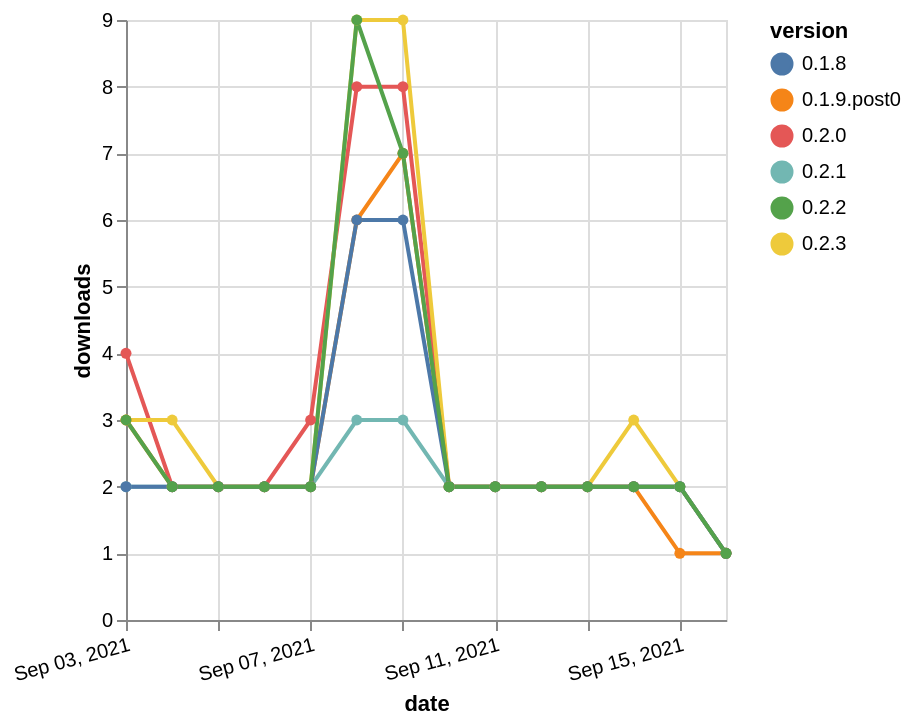

This figure's Vega-Lite source:
### Vega-Lite specification from a JSON file in a GitHub repository (floating-point values rounded to 4 significant figures)
{"$schema": "https://vega.github.io/schema/vega-lite/v5.json", "description": "A simple bar chart with embedded data.", "data": {"values": [{"date": "2021-09-03", "total": 3846, "delta": 4, "version": "0.2.0"}, {"date": "2021-09-04", "total": 3848, "delta": 2, "version": "0.2.0"}, {"date": "2021-09-05", "total": 3850, "delta": 2, "version": "0.2.0"}, {"date": "2021-09-06", "total": 3852, "delta": 2, "version": "0.2.0"}, {"date": "2021-09-07", "total": 3855, "delta": 3, "version": "0.2.0"}, {"date": "2021-09-08", "total": 3863, "delta": 8, "version": "0.2.0"}, {"date": "2021-09-09", "total": 3871, "delta": 8, "version": "0.2.0"}, {"date": "2021-09-10", "total": 3873, "delta": 2, "version": "0.2.0"}, {"date": "2021-09-11", "total": 3875, "delta": 2, "version": "0.2.0"}, {"date": "2021-09-12", "total": 3877, "delta": 2, "version": "0.2.0"}, {"date": "2021-09-13", "total": 3879, "delta": 2, "version": "0.2.0"}, {"date": "2021-09-14", "total": 3881, "delta": 2, "version": "0.2.0"}, {"date": "2021-09-15", "total": 3883, "delta": 2, "version": "0.2.0"}, {"date": "2021-09-16", "total": 3884, "delta": 1, "version": "0.2.0"}, {"date": "2021-09-03", "total": 1012, "delta": 3, "version": "0.2.3"}, {"date": "2021-09-04", "total": 1015, "delta": 3, "version": "0.2.3"}, {"date": "2021-09-05", "total": 1017, "delta": 2, "version": "0.2.3"}, {"date": "2021-09-06", "total": 1019, "delta": 2, "version": "0.2.3"}, {"date": "2021-09-07", "total": 1021, "delta": 2, "version": "0.2.3"}, {"date": "2021-09-08", "total": 1030, "delta": 9, "version": "0.2.3"}, {"date": "2021-09-09", "total": 1039, "delta": 9, "version": "0.2.3"}, {"date": "2021-09-10", "total": 1041, "delta": 2, "version": "0.2.3"}, {"date": "2021-09-11", "total": 1043, "delta": 2, "version": "0.2.3"}, {"date": "2021-09-12", "total": 1045, "delta": 2, "version": "0.2.3"}, {"date": "2021-09-13", "total": 1047, "delta": 2, "version": "0.2.3"}, {"date": "2021-09-14", "total": 1050, "delta": 3, "version": "0.2.3"}, {"date": "2021-09-15", "total": 1052, "delta": 2, "version": "0.2.3"}, {"date": "2021-09-16", "total": 1053, "delta": 1, "version": "0.2.3"}, {"date": "2021-09-03", "total": 1790, "delta": 2, "version": "0.2.1"}, {"date": "2021-09-04", "total": 1792, "delta": 2, "version": "0.2.1"}, {"date": "2021-09-05", "total": 1794, "delta": 2, "version": "0.2.1"}, {"date": "2021-09-06", "total": 1796, "delta": 2, "version": "0.2.1"}, {"date": "2021-09-07", "total": 1798, "delta": 2, "version": "0.2.1"}, {"date": "2021-09-08", "total": 1801, "delta": 3, "version": "0.2.1"}, {"date": "2021-09-09", "total": 1804, "delta": 3, "version": "0.2.1"}, {"date": "2021-09-10", "total": 1806, "delta": 2, "version": "0.2.1"}, {"date": "2021-09-11", "total": 1808, "delta": 2, "version": "0.2.1"}, {"date": "2021-09-12", "total": 1810, "delta": 2, "version": "0.2.1"}, {"date": "2021-09-13", "total": 1812, "delta": 2, "version": "0.2.1"}, {"date": "2021-09-14", "total": 1814, "delta": 2, "version": "0.2.1"}, {"date": "2021-09-15", "total": 1816, "delta": 2, "version": "0.2.1"}, {"date": "2021-09-16", "total": 1817, "delta": 1, "version": "0.2.1"}, {"date": "2021-09-03", "total": 3932, "delta": 3, "version": "0.1.9.post0"}, {"date": "2021-09-04", "total": 3934, "delta": 2, "version": "0.1.9.post0"}, {"date": "2021-09-05", "total": 3936, "delta": 2, "version": "0.1.9.post0"}, {"date": "2021-09-06", "total": 3938, "delta": 2, "version": "0.1.9.post0"}, {"date": "2021-09-07", "total": 3940, "delta": 2, "version": "0.1.9.post0"}, {"date": "2021-09-08", "total": 3946, "delta": 6, "version": "0.1.9.post0"}, {"date": "2021-09-09", "total": 3953, "delta": 7, "version": "0.1.9.post0"}, {"date": "2021-09-10", "total": 3955, "delta": 2, "version": "0.1.9.post0"}, {"date": "2021-09-11", "total": 3957, "delta": 2, "version": "0.1.9.post0"}, {"date": "2021-09-12", "total": 3959, "delta": 2, "version": "0.1.9.post0"}, {"date": "2021-09-13", "total": 3961, "delta": 2, "version": "0.1.9.post0"}, {"date": "2021-09-14", "total": 3963, "delta": 2, "version": "0.1.9.post0"}, {"date": "2021-09-15", "total": 3964, "delta": 1, "version": "0.1.9.post0"}, {"date": "2021-09-16", "total": 3965, "delta": 1, "version": "0.1.9.post0"}, {"date": "2021-09-03", "total": 3913, "delta": 2, "version": "0.1.8"}, {"date": "2021-09-04", "total": 3915, "delta": 2, "version": "0.1.8"}, {"date": "2021-09-05", "total": 3917, "delta": 2, "version": "0.1.8"}, {"date": "2021-09-06", "total": 3919, "delta": 2, "version": "0.1.8"}, {"date": "2021-09-07", "total": 3921, "delta": 2, "version": "0.1.8"}, {"date": "2021-09-08", "total": 3927, "delta": 6, "version": "0.1.8"}, {"date": "2021-09-09", "total": 3933, "delta": 6, "version": "0.1.8"}, {"date": "2021-09-10", "total": 3935, "delta": 2, "version": "0.1.8"}, {"date": "2021-09-11", "total": 3937, "delta": 2, "version": "0.1.8"}, {"date": "2021-09-12", "total": 3939, "delta": 2, "version": "0.1.8"}, {"date": "2021-09-13", "total": 3941, "delta": 2, "version": "0.1.8"}, {"date": "2021-09-14", "total": 3943, "delta": 2, "version": "0.1.8"}, {"date": "2021-09-15", "total": 3945, "delta": 2, "version": "0.1.8"}, {"date": "2021-09-16", "total": 3946, "delta": 1, "version": "0.1.8"}, {"date": "2021-09-03", "total": 2267, "delta": 3, "version": "0.2.2"}, {"date": "2021-09-04", "total": 2269, "delta": 2, "version": "0.2.2"}, {"date": "2021-09-05", "total": 2271, "delta": 2, "version": "0.2.2"}, {"date": "2021-09-06", "total": 2273, "delta": 2, "version": "0.2.2"}, {"date": "2021-09-07", "total": 2275, "delta": 2, "version": "0.2.2"}, {"date": "2021-09-08", "total": 2284, "delta": 9, "version": "0.2.2"}, {"date": "2021-09-09", "total": 2291, "delta": 7, "version": "0.2.2"}, {"date": "2021-09-10", "total": 2293, "delta": 2, "version": "0.2.2"}, {"date": "2021-09-11", "total": 2295, "delta": 2, "version": "0.2.2"}, {"date": "2021-09-12", "total": 2297, "delta": 2, "version": "0.2.2"}, {"date": "2021-09-13", "total": 2299, "delta": 2, "version": "0.2.2"}, {"date": "2021-09-14", "total": 2301, "delta": 2, "version": "0.2.2"}, {"date": "2021-09-15", "total": 2303, "delta": 2, "version": "0.2.2"}, {"date": "2021-09-16", "total": 2304, "delta": 1, "version": "0.2.2"}]}, "width": "container", "mark": {"type": "line", "point": {"filled": true}}, "encoding": {"x": {"field": "date", "type": "temporal", "timeUnit": "yearmonthdate", "title": "date", "axis": {"labelAngle": -15}}, "y": {"field": "delta", "type": "quantitative", "title": "downloads"}, "color": {"field": "version", "type": "nominal"}, "tooltip": {"field": "delta"}}}
